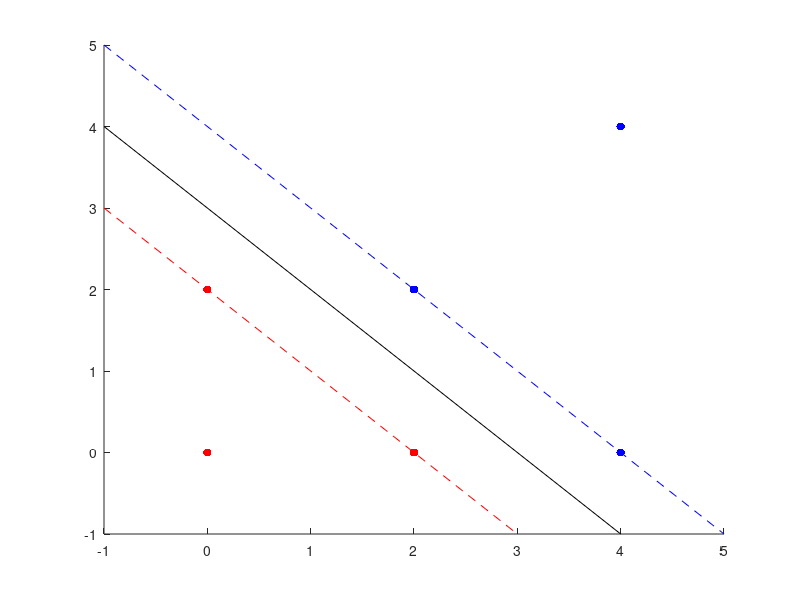

Write the MATLAB code that produced this figure.
data_pos = [2 2; 4 4; 4 0];
data_neg = [0 0; 2 0; 0 2];

hold on
axis([-1, 5, -1, 5]);
scatter(data_pos(:, 1), data_pos(:, 2), 'b', 'filled');
scatter(data_neg(:, 1), data_neg(:, 2), 'r', 'filled');
plot([-1;4], [4;-1], 'k-');
plot([-1;3], [3;-1], 'r--');
plot([-1;5], [5;-1], 'b--');